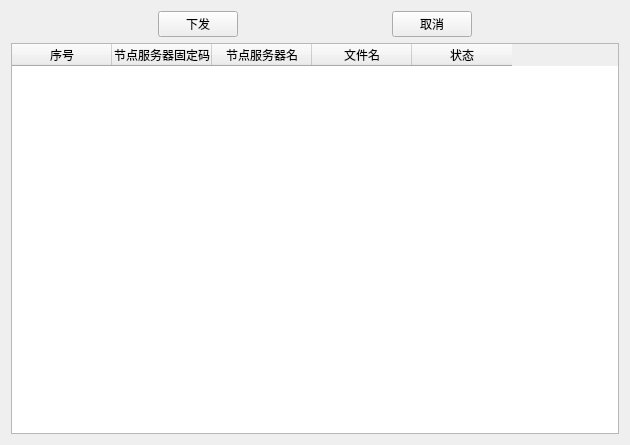
<?xml version="1.0" encoding="UTF-8"?>
<ui version="4.0">
 <class>DirNodeFileWidget</class>
 <widget class="QWidget" name="DirNodeFileWidget">
  <property name="geometry">
   <rect>
    <x>0</x>
    <y>0</y>
    <width>630</width>
    <height>445</height>
   </rect>
  </property>
  <property name="windowTitle">
   <string>Form</string>
  </property>
  <layout class="QVBoxLayout" name="verticalLayout">
   <item>
    <layout class="QHBoxLayout" name="horizontalLayout">
     <item>
      <spacer name="horizontalSpacer">
       <property name="orientation">
        <enum>Qt::Horizontal</enum>
       </property>
       <property name="sizeHint" stdset="0">
        <size>
         <width>40</width>
         <height>20</height>
        </size>
       </property>
      </spacer>
     </item>
     <item>
      <widget class="QPushButton" name="btn_send">
       <property name="text">
        <string>下发</string>
       </property>
      </widget>
     </item>
     <item>
      <spacer name="horizontalSpacer_2">
       <property name="orientation">
        <enum>Qt::Horizontal</enum>
       </property>
       <property name="sizeHint" stdset="0">
        <size>
         <width>40</width>
         <height>20</height>
        </size>
       </property>
      </spacer>
     </item>
     <item>
      <widget class="QPushButton" name="btn_quit">
       <property name="text">
        <string>取消</string>
       </property>
      </widget>
     </item>
     <item>
      <spacer name="horizontalSpacer_3">
       <property name="orientation">
        <enum>Qt::Horizontal</enum>
       </property>
       <property name="sizeHint" stdset="0">
        <size>
         <width>40</width>
         <height>20</height>
        </size>
       </property>
      </spacer>
     </item>
    </layout>
   </item>
   <item>
    <widget class="TableWidget" name="tw_content">
     <column>
      <property name="text">
       <string>序号</string>
      </property>
     </column>
     <column>
      <property name="text">
       <string>节点服务器固定码</string>
      </property>
     </column>
     <column>
      <property name="text">
       <string>节点服务器名</string>
      </property>
     </column>
     <column>
      <property name="text">
       <string>文件名</string>
      </property>
     </column>
     <column>
      <property name="text">
       <string>状态</string>
      </property>
     </column>
    </widget>
   </item>
  </layout>
 </widget>
 <customwidgets>
  <customwidget>
   <class>TableWidget</class>
   <extends>QTableWidget</extends>
   <header>modules/common/tablewidget.h</header>
  </customwidget>
 </customwidgets>
 <resources/>
 <connections/>
</ui>
